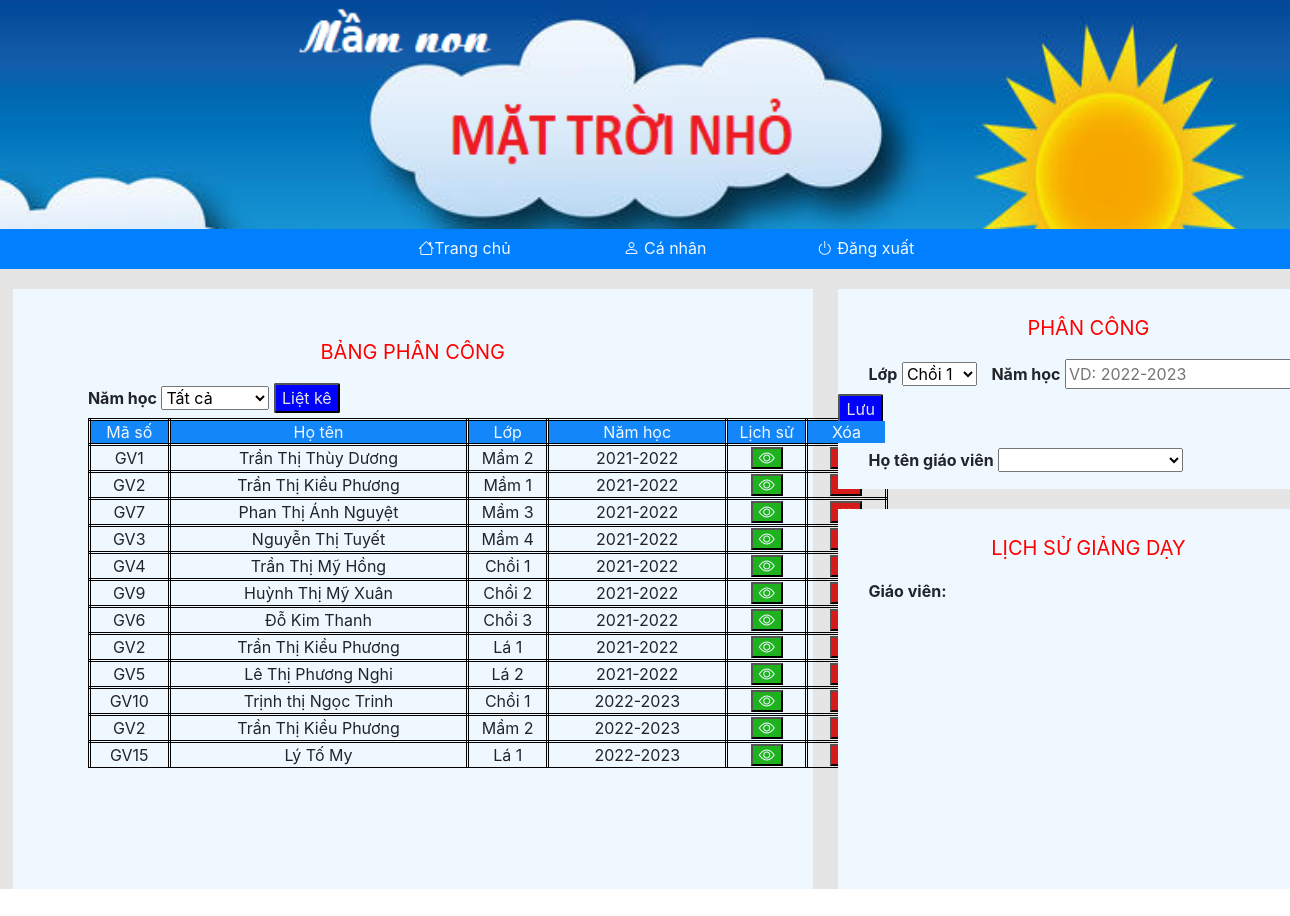
The app's page /admin/pcdg.php with its own data.
### tables this page shows
CREATE TABLE `phanconggd` (
  `MAGV` varchar(10) NOT NULL,
  `MSLOP` varchar(10) NOT NULL,
  `NAMHOC` varchar(10) NOT NULL
);

CREATE TABLE `gv` (
  `MSGV` varchar(20) NOT NULL,
  `HOTENGV` varchar(50) NOT NULL,
  `NGAYSINH` date NOT NULL,
  `DIACHI` varchar(200) NOT NULL,
  `CMNDCCCD` varchar(12) NOT NULL,
  `SDT` varchar(15) NOT NULL,
  `NGAYVAOLAM` date NOT NULL,
  `TRINHDO` varchar(50) NOT NULL,
  `GIOITINH` varchar(5) NOT NULL,
  `TENDN` varchar(30) NOT NULL,
  `MATKHAU` varchar(20) NOT NULL,
  `ANHGV` varchar(1000) NOT NULL,
  `NANGKHIEU` varchar(1000) NOT NULL
);

CREATE TABLE `lop` (
  `MSLOP` varchar(10) NOT NULL,
  `TENLOP` varchar(30) NOT NULL,
  `MAKHOI` varchar(10) NOT NULL
);

### admin/pcdg.php (the view, shortened to what this page needs)
<?php
    require_once("../connect.php");
?>
<html>
    <head>
		<link rel="stylesheet" href="https://maxcdn.bootstrapcdn.com/bootstrap/4.3.1/css/bootstrap.min.css">
        <link rel='stylesheet' href='https://cdn.jsdelivr.net/npm/bootstrap-icons@1.7.2/font/bootstrap-icons.css'>
    </head>
    <body>
           <?php  require_once("../inc/header.php"); ?>
           <div id="content">
                <div id="ct">
                    <br><br>
                    <p style="text-align: center; font-size: 20; color: red;">BẢNG PHÂN CÔNG</p>
                    <Label style="margin-left: 75px;"><b>Năm học</b></Label>
                    <select id="namhoc">
                        <option>Tất cả</option>
                    </select>
                    <button id="lietke" onclick="lietke()">Liệt kê</button><br>
                    <div id="tb">
                        <table id='table-cth'>
                            <tr style='position:sticky; top:0;'>
                                <td style='width: 80; background-color: #1386f9; color:aliceblue'>Mã số </td>
                                <td style='width: 300; background-color: #1386f9; color:aliceblue'>Họ tên</td>
                                <td style='width: 80; background-color: #1386f9; color:aliceblue'>Lớp</td>
                                <td style='width: 180; background-color: #1386f9; color:aliceblue'>Năm học</td>
                                <td style='width: 80; background-color: #1386f9; color:aliceblue'>Lịch sử</td>
                                <td style='width: 80; background-color: #1386f9; color:aliceblue'>Xóa</td>
                            </tr>
                        <?php
                                $q=$conn->query("SELECT gv.MSGV, gv.HOTENGV, phanconggd.MSLOP, phanconggd.NAMHOC FROM `phanconggd`, gv WHERE gv.MSGV=phanconggd.MAGV");
                            while($row=$q->fetch_assoc()){
                            ?>
                                <tr>
                                        <td style='width: 80;'><?php echo $row["MSGV"] ?></td>
                                        <td style='width: 300;'><?php echo $row["HOTENGV"] ?></td>
                                        <td style='width: 80;'><?php
                                            $q1=$conn->query("SELECT*FROM lop WHERE MSLOP='".$row["MSLOP"]."'");
                                            while($r=$q1->fetch_assoc()){
                                                echo $r["TENLOP"];
                                            }
                                            ?></td>
                                        <td style='width: 180;'><?php echo $row["NAMHOC"]; ?></td>
                                        <td style='width: 80;'><button id='btn-xem' onclick='xem(this)'><i class="bi bi-eye"></i></button></td>
                                        <td style='width: 80;'><button id='btn-xoa' onclick='xoa(this)'><i class="bi bi-x"></i></button></td>
                                    </tr>
                            <?php  }?>
                         </table>
                    </div>
                </div>
                <div id="dang-sua">
                    <div id="dangbai">
                        <br>
                        <p style="text-align: center; font-size: 20; color: red;">PHÂN CÔNG</p>
                        <Label style="margin-left: 30px;"><b>Lớp</b></Label>
                        <select id="lop-pc">
                        <?php $q=$conn->query("SELECT*FROM lop");
                         while($row=$q->fetch_assoc()){
                            echo "<option value='".$row["MSLOP"]."'>".$row["TENLOP"]."</option>";
                         }?>
                        </select>
                        <Label style="margin-left: 10px;"><b>Năm học</b></Label>
                        <input type="text" id="nam-them" placeholder="VD: 2022-2023">
                        <button id="dang-sua-bai" onclick="themPCGD()">Lưu</button><br><br>
                        <Label style="margin-left: 30px;"><b>Họ tên giáo viên</b></Label>
                        <select id="gv-pc">
                        <?php
                            $gv=array();
                            $hoten=array();
                            $pc=array();
                            $q=$conn->query("SELECT*FROM gv");
                            while($row=$q->fetch_assoc()){
                                $gv[]=$row["MSGV"];
                                $hoten[]=$row["HOTENGV"];
                            }
                            for($i=0;$i<count($gv);$i++){
                                if(in_array($gv[$i],$pc)){
                                    continue;
                                }
                                else{
                                    echo "<option value='".$gv[$i]."'>".$hoten[$i]."</option>";
                                }
                            }
                         ?>
                        </select>
                    </div>
                    <div id="suabai">
                    <br>
                        <p style="text-align: center; font-size: 20; color: red;">LỊCH SỬ GIẢNG DẠY</p>
                        <Label style='margin-left: 30px;'><b >Giáo viên: </b><b id="tengv"></b></Label>
                        <div id="ls">
                        </div>
                    </div>
                </div>
            </div>
    </body>
</html>

### admin/pcdg.php (style rules this page uses)
#content { width:100%; background-color: #e5e5e5; display: flex; }
#ct { background-color: aliceblue; width: 62%; height: 600px; margin-left: 1%; margin-top: 20px; }
#lietke { background-color: blue; color:#e5e5e5; border-radius: 2px; }
#tb { width:800px; margin-left: 75px; height: 350px; overflow-y:scroll ; }
#table-cth td { border-style: double; border-color: black; text-align: center; }
#btn-xem { background-color: #1eb21e; color:aliceblue; }
#btn-xoa { background-color: #d61919; color:aliceblue; }
#dang-sua-bai { background-color: blue; color:#e5e5e5; border-radius: 2px; }
#dang-sua { width: 32%; height:600px; margin-left: 2%; margin-top: 20px; }
#dangbai { width: 500px; height:200px; background-color: aliceblue; }
#suabai { margin-top: 20px; width: 500px; height:380px; background-color: aliceblue; }
#ls { width: 450px; height: 250px; margin-left: 25px; overflow-y: scroll; }

### records on screen
phanconggd: MAGV.MSGV "GV1", MAGV.HOTENGV "Trần Thị Thùy Dương", NAMHOC "2021-2022"
lop: TENLOP "Mầm 2"
phanconggd: MAGV.MSGV "GV2", MAGV.HOTENGV "Trần Thị Kiều Phương", NAMHOC "2021-2022"
lop: TENLOP "Mầm 1"
phanconggd: MAGV.MSGV "GV7", MAGV.HOTENGV "Phan Thị Ánh Nguyệt", NAMHOC "2021-2022"
lop: TENLOP "Mầm 3"
phanconggd: MAGV.MSGV "GV3", MAGV.HOTENGV "Nguyễn Thị Tuyết", NAMHOC "2021-2022"
lop: TENLOP "Mầm 4"
phanconggd: MAGV.MSGV "GV4", MAGV.HOTENGV "Trần Thị Mỹ Hồng", NAMHOC "2021-2022"
lop: TENLOP "Chồi 1"
phanconggd: MAGV.MSGV "GV9", MAGV.HOTENGV "Huỳnh Thị Mỹ Xuân", NAMHOC "2021-2022"
lop: TENLOP "Chồi 2"
phanconggd: MAGV.MSGV "GV6", MAGV.HOTENGV "Đỗ Kim Thanh", NAMHOC "2021-2022"
lop: TENLOP "Chồi 3"
phanconggd: MAGV.MSGV "GV2", MAGV.HOTENGV "Trần Thị Kiều Phương", NAMHOC "2021-2022"
lop: TENLOP "Lá 1"
phanconggd: MAGV.MSGV "GV5", MAGV.HOTENGV "Lê Thị Phương Nghi", NAMHOC "2021-2022"
lop: TENLOP "Lá 2"
phanconggd: MAGV.MSGV "GV10", MAGV.HOTENGV "Trịnh thị Ngọc Trinh", NAMHOC "2022-2023"
phanconggd: MAGV.MSGV "GV2", MAGV.HOTENGV "Trần Thị Kiều Phương", NAMHOC "2022-2023"
phanconggd: MAGV.MSGV "GV15", MAGV.HOTENGV "Lý Tố My", NAMHOC "2022-2023"

### other values on screen
form field value "Chồi 1"
